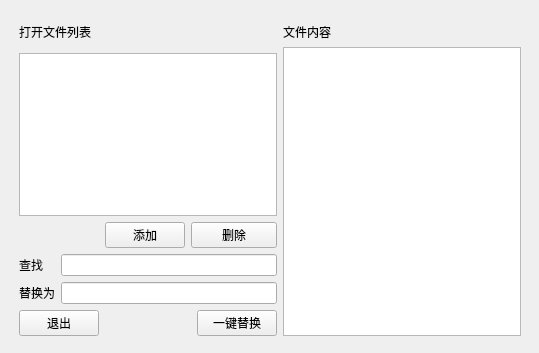
<?xml version="1.0" encoding="UTF-8"?>
<ui version="4.0">
 <class>myreplace</class>
 <widget class="QWidget" name="myreplace">
  <property name="geometry">
   <rect>
    <x>0</x>
    <y>0</y>
    <width>539</width>
    <height>353</height>
   </rect>
  </property>
  <property name="sizePolicy">
   <sizepolicy hsizetype="Preferred" vsizetype="Preferred">
    <horstretch>0</horstretch>
    <verstretch>0</verstretch>
   </sizepolicy>
  </property>
  <property name="windowTitle">
   <string>myreplace</string>
  </property>
  <widget class="QWidget" name="">
   <property name="geometry">
    <rect>
     <x>8</x>
     <y>12</y>
     <width>524</width>
     <height>335</height>
    </rect>
   </property>
   <layout class="QGridLayout" name="gridLayout_2">
    <item row="0" column="0">
     <widget class="QLabel" name="openfilelistLabel">
      <property name="text">
       <string>打开文件列表</string>
      </property>
     </widget>
    </item>
    <item row="0" column="4">
     <widget class="QLabel" name="filecontentLabel">
      <property name="sizePolicy">
       <sizepolicy hsizetype="Fixed" vsizetype="Fixed">
        <horstretch>0</horstretch>
        <verstretch>0</verstretch>
       </sizepolicy>
      </property>
      <property name="text">
       <string>文件内容</string>
      </property>
     </widget>
    </item>
    <item row="2" column="0" colspan="4">
     <widget class="QListWidget" name="ListWidget">
      <property name="sizePolicy">
       <sizepolicy hsizetype="Fixed" vsizetype="Fixed">
        <horstretch>0</horstretch>
        <verstretch>0</verstretch>
       </sizepolicy>
      </property>
      <property name="maximumSize">
       <size>
        <width>1677721</width>
        <height>1677721</height>
       </size>
      </property>
      <property name="currentRow">
       <number>-1</number>
      </property>
     </widget>
    </item>
    <item row="3" column="0">
     <spacer name="horizontalSpacer">
      <property name="orientation">
       <enum>Qt::Horizontal</enum>
      </property>
      <property name="sizeHint" stdset="0">
       <size>
        <width>48</width>
        <height>20</height>
       </size>
      </property>
     </spacer>
    </item>
    <item row="3" column="1">
     <widget class="QPushButton" name="addBtn">
      <property name="text">
       <string>添加</string>
      </property>
     </widget>
    </item>
    <item row="3" column="2" colspan="2">
     <widget class="QPushButton" name="cancelBtn">
      <property name="text">
       <string>删除</string>
      </property>
     </widget>
    </item>
    <item row="5" column="0">
     <widget class="QPushButton" name="closeBtn">
      <property name="text">
       <string>退出</string>
      </property>
     </widget>
    </item>
    <item row="5" column="1" colspan="2">
     <spacer name="horizontalSpacer_2">
      <property name="orientation">
       <enum>Qt::Horizontal</enum>
      </property>
      <property name="sizeHint" stdset="0">
       <size>
        <width>78</width>
        <height>20</height>
       </size>
      </property>
     </spacer>
    </item>
    <item row="5" column="3">
     <widget class="QPushButton" name="replaceBtn">
      <property name="text">
       <string>一键替换</string>
      </property>
     </widget>
    </item>
    <item row="4" column="0" colspan="4">
     <layout class="QGridLayout" name="gridLayout" rowstretch="1,2">
      <item row="0" column="0">
       <widget class="QLabel" name="findLabel">
        <property name="text">
         <string>查找</string>
        </property>
       </widget>
      </item>
      <item row="0" column="1">
       <widget class="QLineEdit" name="findLineEdit">
        <property name="enabled">
         <bool>true</bool>
        </property>
        <property name="sizePolicy">
         <sizepolicy hsizetype="Expanding" vsizetype="Fixed">
          <horstretch>0</horstretch>
          <verstretch>0</verstretch>
         </sizepolicy>
        </property>
       </widget>
      </item>
      <item row="1" column="0">
       <widget class="QLabel" name="replaceLabel">
        <property name="text">
         <string>替换为</string>
        </property>
       </widget>
      </item>
      <item row="1" column="1">
       <widget class="QLineEdit" name="replaceLineEdit"/>
      </item>
     </layout>
    </item>
    <item row="1" column="4" rowspan="5">
     <widget class="QTextEdit" name="filecontentTextEdit">
      <property name="sizePolicy">
       <sizepolicy hsizetype="Expanding" vsizetype="Expanding">
        <horstretch>0</horstretch>
        <verstretch>0</verstretch>
       </sizepolicy>
      </property>
     </widget>
    </item>
   </layout>
  </widget>
 </widget>
 <layoutdefault spacing="6" margin="11"/>
 <resources/>
 <connections/>
</ui>
